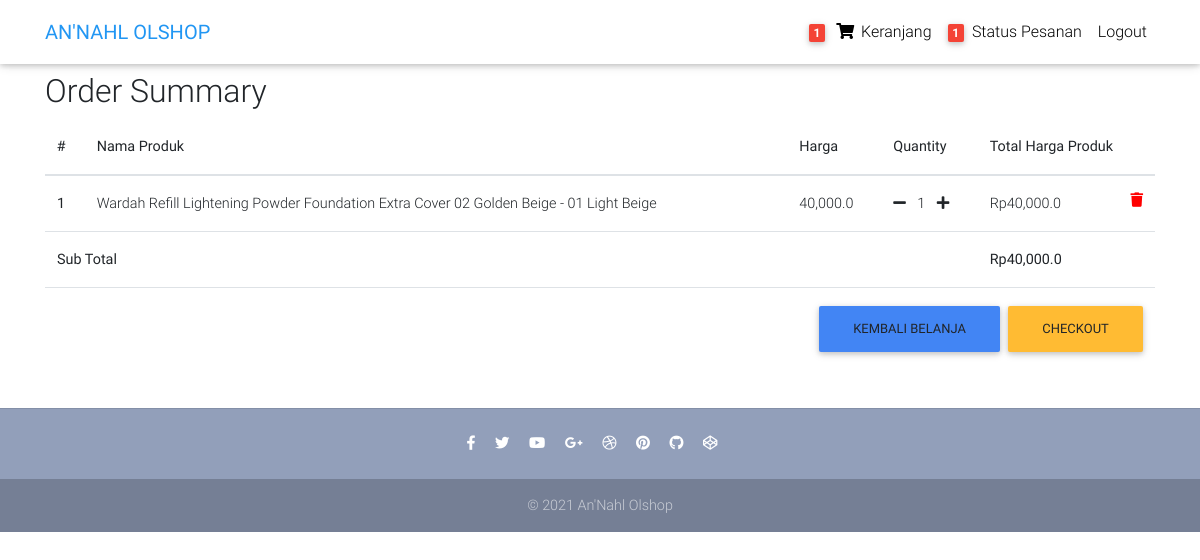
Screenshot of /order-summary/ (signed in) with the database file from the repository.
### store/models.py (models this page shows, shortened)
class Order(models.Model):
    user = models.ForeignKey(settings.AUTH_USER_MODEL,
                             on_delete=models.CASCADE)
    ref_code = models.CharField(max_length=20, blank=True, null=True)
    items = models.ManyToManyField(OrderItem)
    start_date = models.DateTimeField(auto_now_add=True)
    ordered_date = models.DateTimeField()
    ordered = models.BooleanField(default=False)
    shipping_address = models.ForeignKey(
        'Address', related_name='shipping_address', on_delete=models.SET_NULL, blank=True, null=True)
    billing_address = models.ForeignKey(
        'Address', related_name='billing_address', on_delete=models.SET_NULL, blank=True, null=True)
    being_delivered = models.BooleanField(default=False)
    is_paid = models.BooleanField(default=False)
    received = models.BooleanField(default=False)
    proof_of_payment = models.ImageField(blank=True)
    def get_total(self):
        total = 0
        for order_item in self.items.all():
            total += order_item.get_final_price()
        return total

class OrderItem(models.Model):
    user = models.ForeignKey(settings.AUTH_USER_MODEL,
                             on_delete=models.CASCADE)
    ordered = models.BooleanField(default=False)
    item = models.ForeignKey(Item, on_delete=models.CASCADE)
    quantity = models.IntegerField(default=1)
    def get_total_item_price(self):
        return self.quantity * self.item.price
    def get_final_price(self):
        if self.item.discount_price:
            return self.get_total_discount_item_price()
        return self.get_total_item_price()

class Item(models.Model):
    title = models.CharField(max_length=100)
    price = models.FloatField()
    discount_price = models.FloatField(blank=True, null=True)
    category = models.CharField(choices=CATEGORY_CHOICES, max_length=2)
    label = models.CharField(choices=LABEL_CHOICES, max_length=1)
    slug = models.SlugField()
    description = models.TextField()
    image = models.ImageField()

### store/views.py (the view)
# urls.py: path('order-summary/', OrderSummaryView.as_view(), name='order-summary'),
class OrderSummaryView(LoginRequiredMixin, View):
    def get(self, *args, **kwargs):
        try:
            order = Order.objects.get(user=self.request.user, ordered=False)
            context = {
                'object': order
            }
            return render(self.request, "order_summary.html", context)
        except ObjectDoesNotExist:
            messages.warning(self.request, "Keranjang kamu kosong")
            return redirect("store:home")

### store/templatetags/cart_template_tags.py (called while the page is built)
@register.filter
def cart_item_count(user):
    if user.is_authenticated:
        qs = Order.objects.filter(user=user, ordered=False)
        if qs.exists():
            return qs[0].items.count()
    return 0

@register.filter
def status_order_count(user):
    if user.is_authenticated:
        qs = Order.objects.filter(user=user, ordered=True, received=False)
        if qs.exists():
            return qs.count()
    return 0

### store/templates/order_summary.html (shortened to what this page needs)
{% extends "base.html" %}
{% block content %}
  <main>
    <div class="container">
    <div class="table-responsive text-nowrap">
    <h2>Order Summary</h2>
    <table class="table">
        <thead>
        <tr>
            <th scope="col">#</th>
            <th scope="col">Nama Produk</th>
            <th scope="col">Harga</th>
            <th scope="col">Quantity</th>
            <th scope="col">Total Harga Produk</th>
        </tr>
        </thead>
        <tbody>
        {% for order_item in object.items.all %}
        <tr>
            <th scope="row">{{ forloop.counter }}</th>
            <td>{{ order_item.item.title }}</td>
            <td>{{ order_item.item.price }}</td>
            <td>
                <a href="{% url 'store:remove-single-item-from-cart' order_item.item.slug %}"><i class="fas fa-minus mr-2"></i></a>
                {{ order_item.quantity }}
                <a href="{% url 'store:add-to-cart' order_item.item.slug %}"><i class="fas fa-plus ml-2"></i></a>
            </td>
            <td>
            {% if order_item.item.discount_price %}
                ${{ order_item.get_total_discount_item_price }}
                <span class="badge badge-primary">Saving Rp{{ order_item.get_amount_saved }}</span>
            {% else %}
                Rp{{ order_item.get_total_item_price }}
            {% endif %}
            <a style='color: red;' href="{% url 'store:remove-from-cart' order_item.item.slug %}">
                <i class="fas fa-trash float-right"></i>
            </a>
            </td>
        </tr>
        {% endfor %}
        {% if object.get_total %}
        <tr>
            <td colspan="4"><b>Sub Total</b></td>
            <td><b>Rp{{ object.get_total }}</b></td>
        </tr>
        <tr>
            <td colspan="5">
            <a class='btn btn-warning float-right ml-2' href='/checkout/'>Checkout</a>
            <a class='btn btn-primary float-right' href='/'>Kembali Belanja</a>
            </td>
        </tr>
        {% endif %}
        </tbody>
    </table>
    </div>
    </div>
  </main>
{% endblock content %}

### store/templates/navbar.html (shortened to what this page needs)
{% load cart_template_tags %}
<nav class="navbar fixed-top navbar-expand-lg navbar-light white scrolling-navbar">
    <div class="container">
      <a class="navbar-brand waves-effect" href="/">
        <strong class="blue-text">AN'NAHL OLSHOP</strong>
      </a>
      <div class="collapse navbar-collapse" id="navbarSupportedContent">
        <ul class="navbar-nav nav-flex-icons">
          {% if request.user.is_authenticated %}
          <li class="nav-item">
            <a href="{% url 'store:order-summary' %}" class="nav-link waves-effect">
              <span class="badge red z-depth-1 mr-1"> {{ request.user|cart_item_count }} </span>
              <i class="fas fa-shopping-cart"></i>
              <span class="clearfix d-none d-sm-inline-block"> Keranjang </span>
            </a>
          </li>
          <li class="nav-item">
            <a href="{% url 'store:StatusOrderedView' %}" class="nav-link waves-effect">
              <span class="badge red z-depth-1 mr-1"> {{ request.user|status_order_count }} </span>
              <span class="clearfix d-none d-sm-inline-block"> Status Pesanan </span></a>
          </li>
          <li class="nav-item">
            <a class="nav-link waves-effect" href="{% url 'account_logout' %}">
              <span class="clearfix d-none d-sm-inline-block"> Logout </span>
            </a>
          </li>
          {% endif %}
        </ul>
      </div>
    </div>
  </nav>

### store/templates/base.html (style rules this page uses)
html, body, header, .carousel { height: 60vh; }

### rows the page displays
OrderItem: item "Wardah Refill Lightening Powder Foundation Extra Cover 02 Golden Beige - 01 Light Beige", item.price "40,000.0", quantity "1", get_total_item_price "40,000.0"
Order: get_total "40,000.0"

### other values shown
{{ request.user|cart_item_count }} "1"
{{ request.user|status_order_count }} "1"
